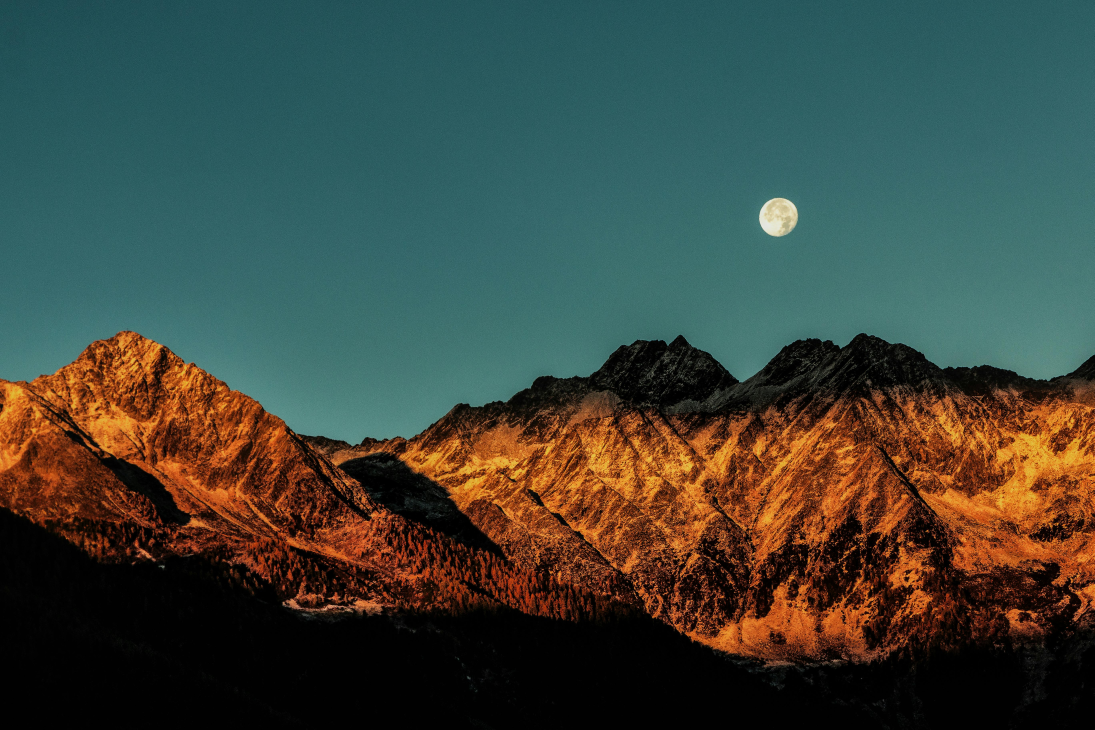
#> input picture ALPR-9/mountain.jpg, 5472 x 3648 px (shown at 1/5 size)
$ python annotations.py
#> lines starting #> are read from the running program, lines starting #| are printed output that depends on the picture
from math import radians

import cv2
import numpy

original_image = cv2.imread("mountain.jpg")
#> original_image is the input picture: shape (3648, 5472, 3); mean B, G, R 61.2, 70.5, 62.1
white_image = cv2.imread("white.jpg")
image_copy = original_image.copy()

height, width = original_image.shape[:2]
#> height = 3648; width = 5472
PointA_x = (width // 5) * 2
#> PointA_x = 2188
PointA_y = (height // 4) * 2
#> PointA_y = 1824

PointB_x = (width // 5) * 4
#> PointB_x = 4376
PointB_y = (height // 4) * 3
#> PointB_y = 2736

PointA = (PointA_x, PointA_y)
#> PointA = (2188, 1824)
PointB = (PointB_x, PointB_y)
#> PointB = (4376, 2736)

circle_center_1 = (600, 1800)
circle_center_2 = (4900, 1800)
radius = 300

rect_start = (PointA_x - 100, PointA_y - 900)
#> rect_start = (2088, 924)
rect_end = (PointB_x - 100, PointB_y - 900)
#> rect_end = (4276, 1836)

center_ellipse = (800, 1800)
ellipse_radius = 200
axis = (100, 50)

text = "Testing drawing skills in OpenCV"
org = (2900, 800)

cv2.line(image_copy, PointA, PointB, (0, 255, 0), 3, lineType=cv2.LINE_AA)
cv2.circle(image_copy, circle_center_1, radius, (255, 255, 0), thickness=4, lineType=cv2.LINE_AA)
cv2.circle(image_copy, circle_center_2, radius, (255, 255, 0), thickness=-1, lineType=cv2.LINE_AA)
cv2.rectangle(image_copy, rect_start, rect_end, (0, 255, 255), thickness=-1, lineType=cv2.LINE_AA)
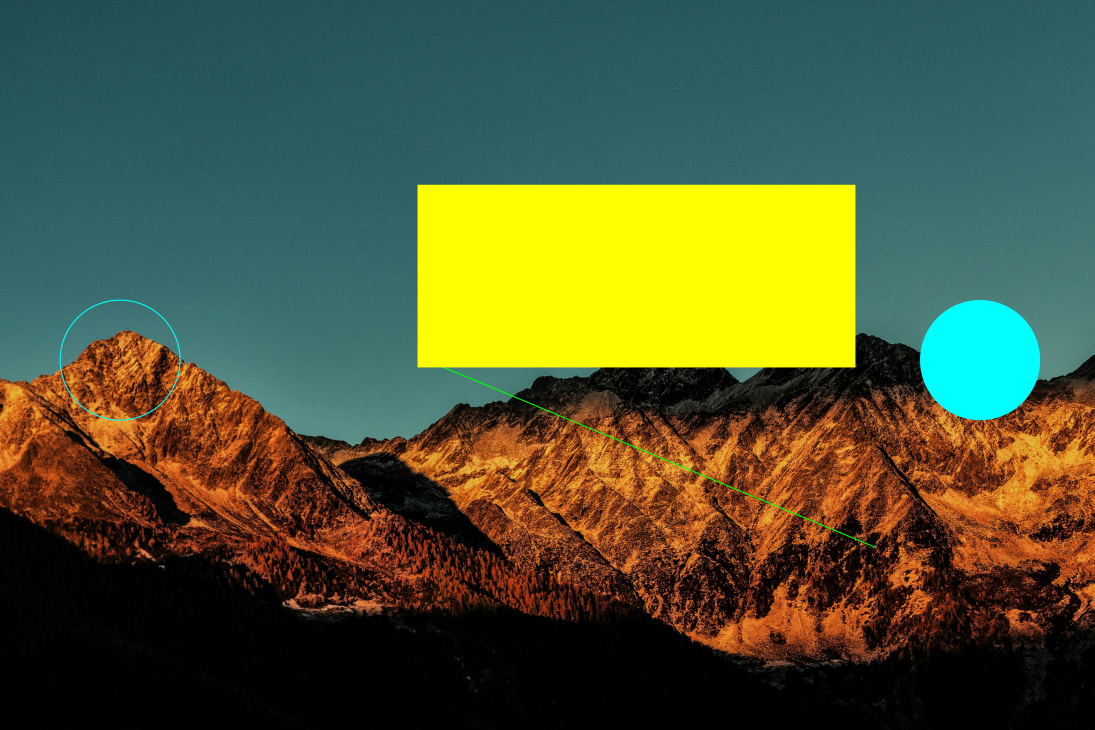
#> image_copy: shape (3648, 5472, 3) (shown at 1/5 size); mean B, G, R 53.2, 87.8, 80.5
cv2.ellipse(image_copy, center_ellipse, axis, 1, 0, 360, (255, 255, 255), thickness=3, lineType=cv2.LINE_AA)
cv2.putText(image_copy, text, org, fontFace=cv2.FONT_HERSHEY_SIMPLEX, fontScale=5, color=(255, 0, 0),
            lineType=cv2.LINE_AA, thickness=3)
concatenated = numpy.concatenate((original_image, image_copy), axis=1)

cv2.imshow("Original and with line images", concatenated)
cv2.waitKey()
cv2.destroyAllWindows()
